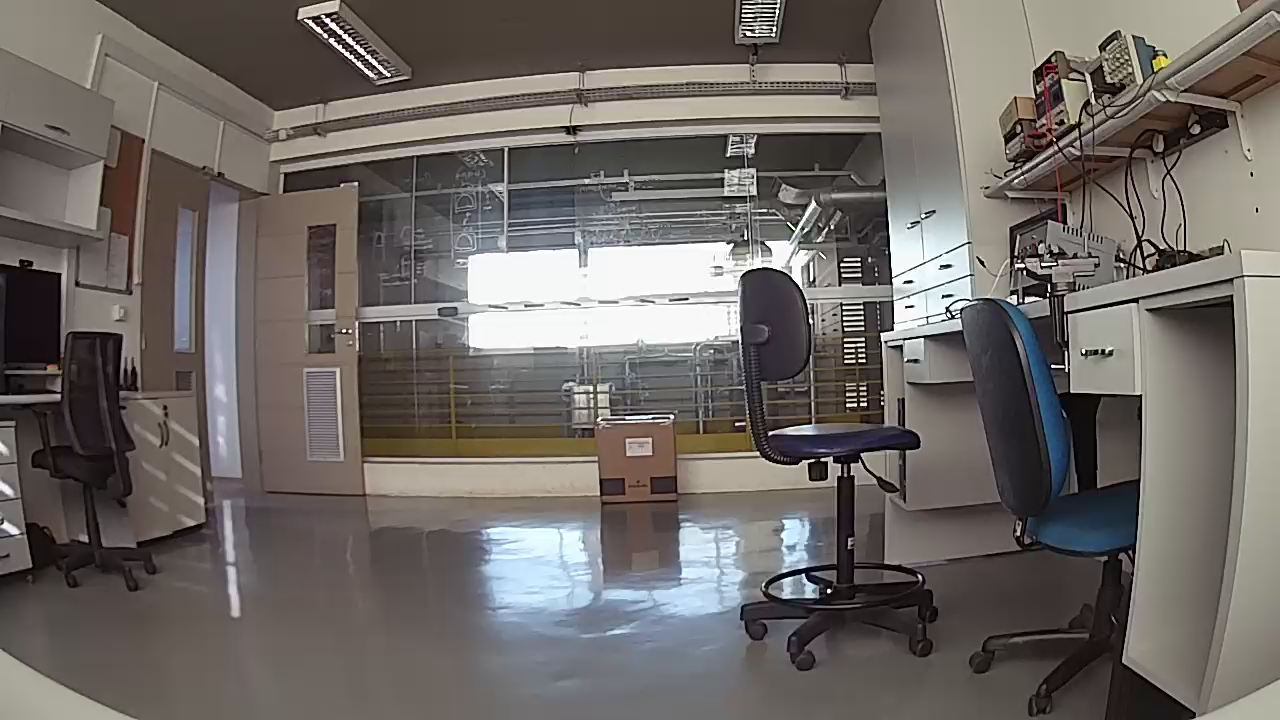
#> input picture pictures/fotoL0.png, 1280 x 720 px; its folder holds only this picture in this run
$ python StitchCamera.py
#> lines starting #> are read from the running program, lines starting #| are printed output that depends on the picture
import cv2 as cv
from glob import glob

# Abrindo o caminho das imagens
imagePath = glob('C:/Users/Server/Documents/Camera_Batata/pictures/*.png')
images = []

# Colocando todas as imagens em uma lista
for image in imagePath:
    img = cv.imread(image)
#> img is the input picture: shape (720, 1280, 3); mean B, G, R 101.5, 104.9, 110.4
    h, w = img.shape[:2]
#> h = 720; w = 1280
    img1 = img[:, :int(0.6*int(w))]
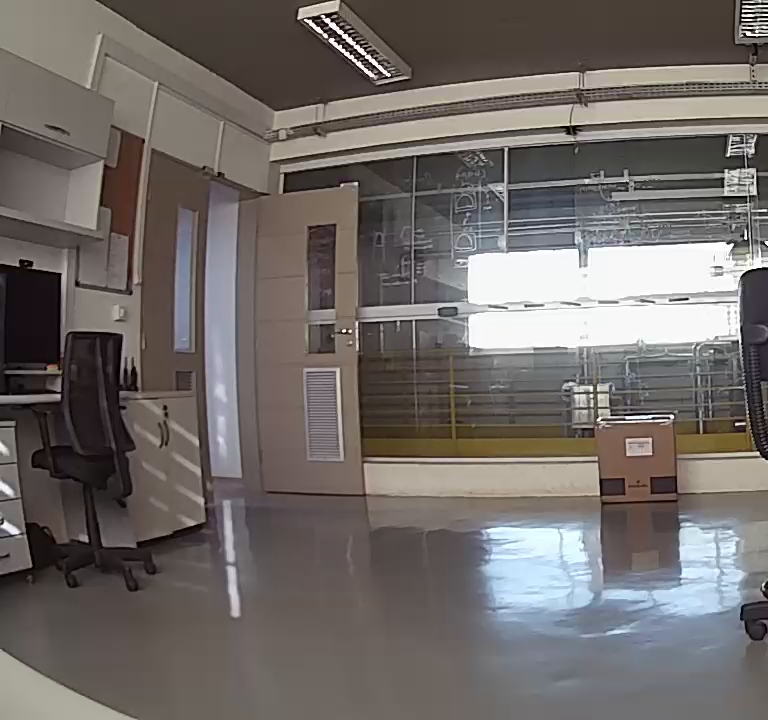
#> img1: shape (720, 768, 3); mean B, G, R 104.4, 106.9, 112.9
    img2 = img[:, int(0.3*int(w)):int(0.9*int(w))]
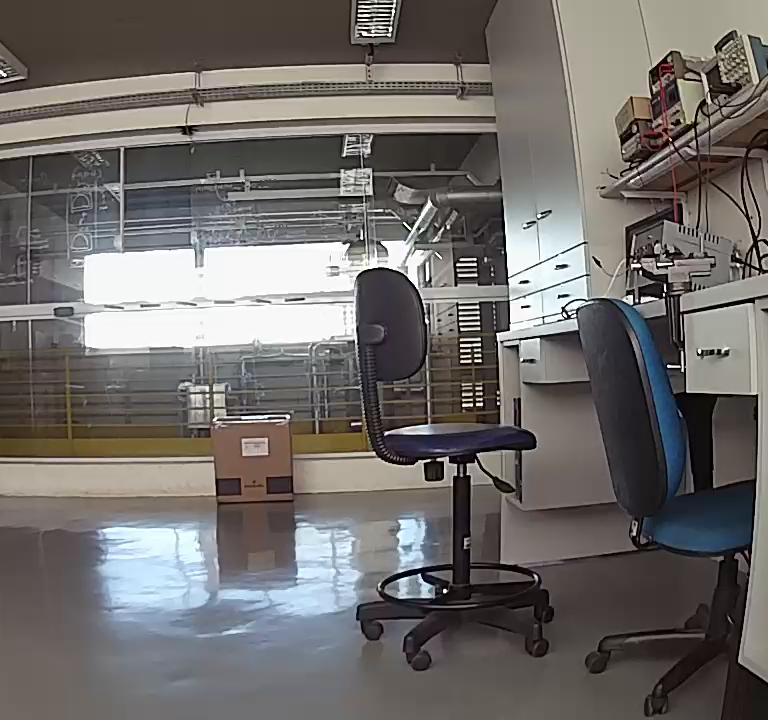
#> img2: shape (720, 768, 3); mean B, G, R 106.9, 108.9, 112.6
    img3 = img[:, int(0.6*int(w)):]
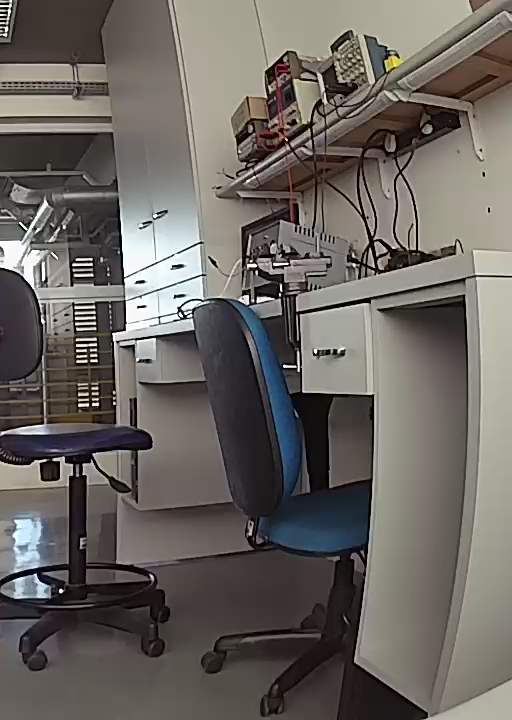
#> img3: shape (720, 512, 3); mean B, G, R 97.3, 101.8, 106.6
    images.append(img1)
    images.append(img2)
    images.append(img3)

print(len(images))
#| 3
for img in images:
    cv.imshow('', img)
    cv.waitKey(0)
#> this loop made 3 passes

imageStitcher = cv.Stitcher.create()

error, result = imageStitcher.stitch(images[:])
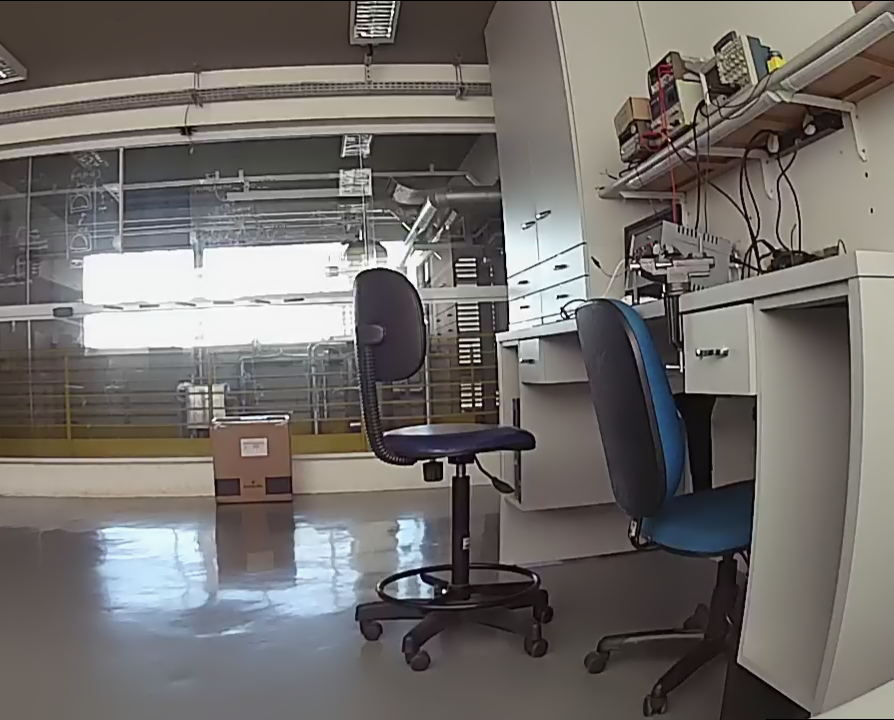
#> result: shape (720, 894, 3); mean of channels 0, 1, 2 107, 110.1, 114.1; drawn as B, G, R
#> error = 0

if not error:
    cv.imwrite('StitchImage.png', result)
    cv.imshow('', result) # Mostrando imagem da camera esquerda
    cv.waitKey(0)
else:
    print(error)
    print("Error")

$ run again, on pictures/fotoR0.png
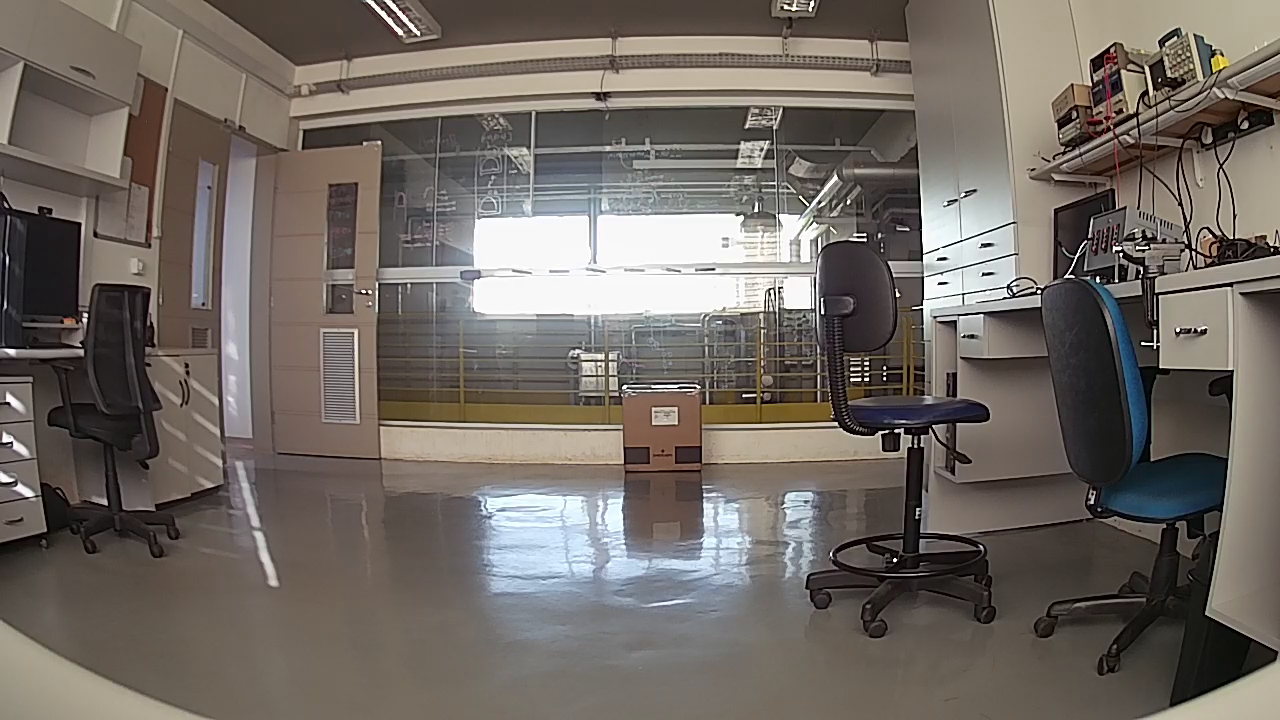
#> input picture pictures/fotoR0.png, 1280 x 720 px
#> img is the input picture: shape (720, 1280, 3); mean B, G, R 100.2, 106.3, 113.8
#> `img3 = img[:, int(0.6*int(w)):]`:
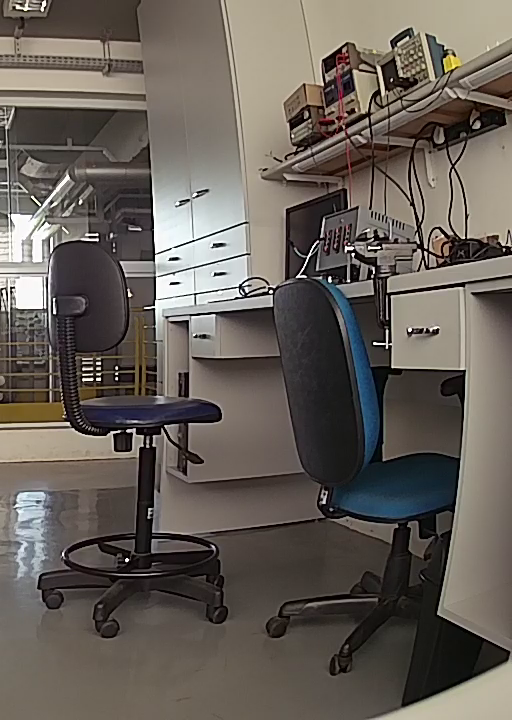
#> img3: shape (720, 512, 3); mean B, G, R 88.9, 95.7, 102.6
#| 3
#> the loop `for img in images:` made 3 passes
#> `error, result = imageStitcher.stitch(images[:])`:
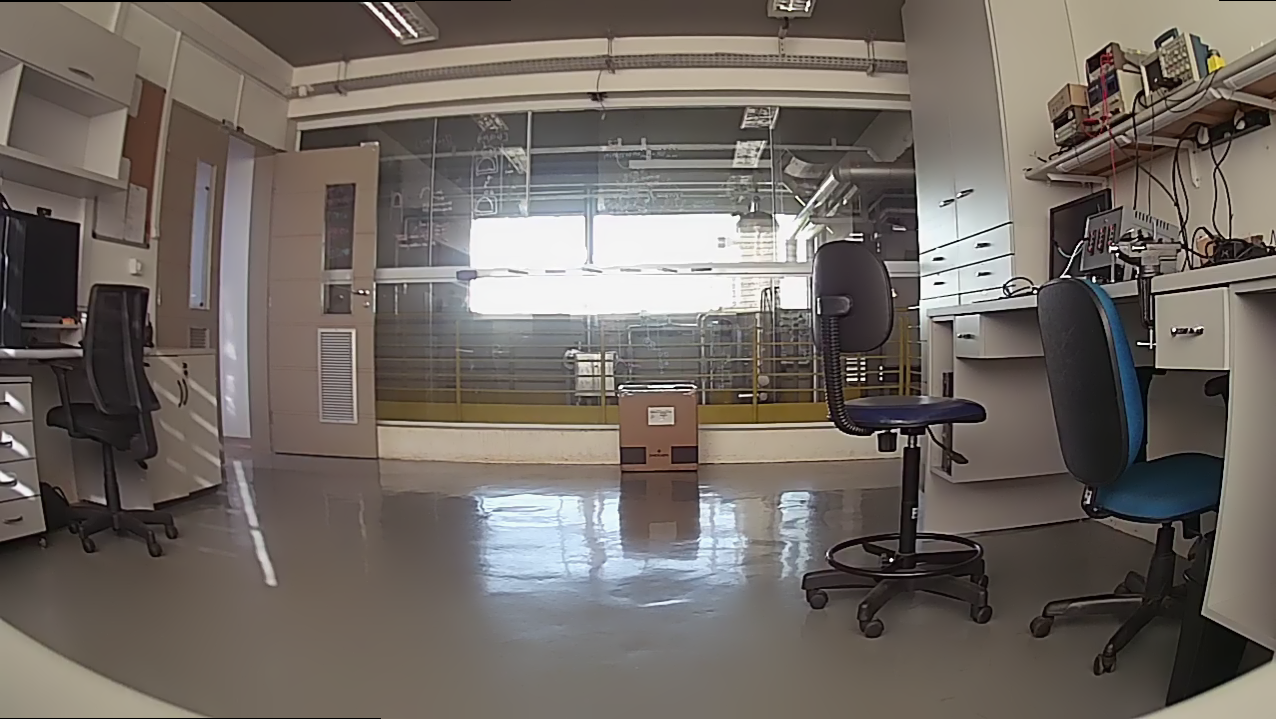
#> result: shape (719, 1276, 3); mean of channels 0, 1, 2 99.2, 105.2, 112.6; drawn as B, G, R
#> error = 0
